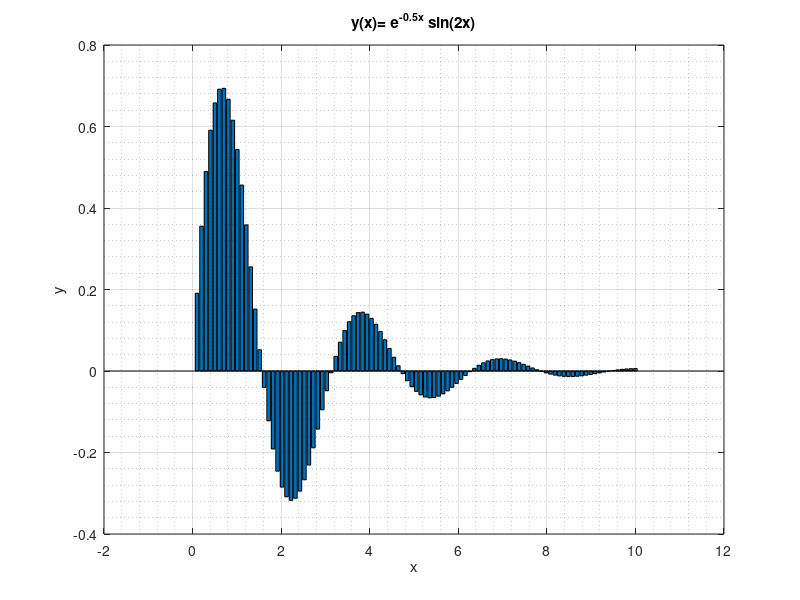

MATLAB code to generate this figure:
% Andrew Schineller
% Question 1

x=linspace(0,10,100);
y=exp(-0.5*x).*sin(2*x);
bar(x,y);
grid on;
grid minor;
title("y(x)= e^-^0^.^5^x sin(2x)")
xlabel("x");
ylabel("y");